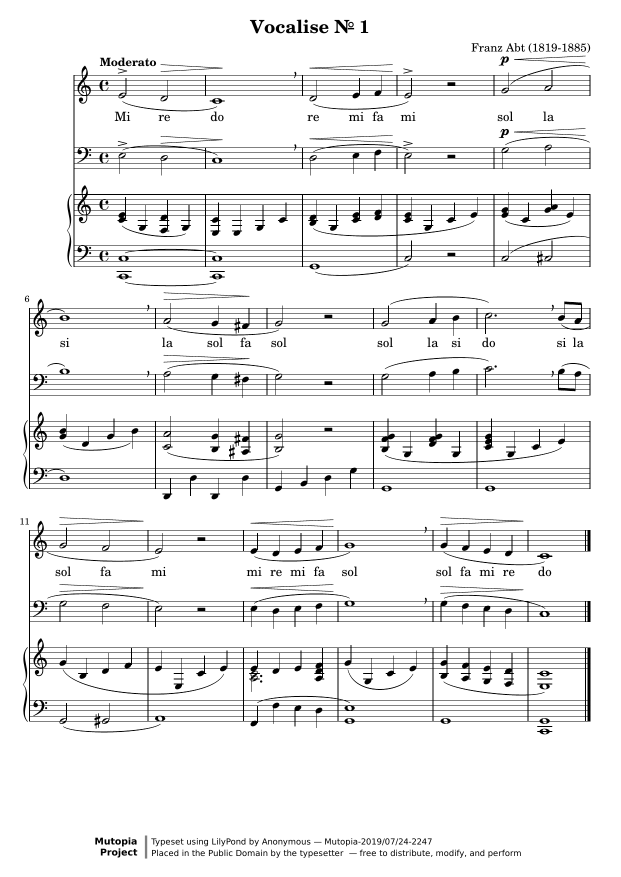
#> input picture corpus/originals/simple/Vocalise1-a4-1.png, 1241 x 1754 px (shown at 1/2 size)
$ python -i timesig_extractor.py   (imports and definitions only)
#> lines starting #> are read from the running program, lines starting #| are printed output that depends on the picture; after the words box and inside, x2 and y2 are one past the last pixel; in counts of white or black regions, pixels touching at a corner belong together
"""Time signature pre-extraction using quick-crop approach.

This module implements Approach A from the research report:
1. Pre-extract time signature region using hardcoded crop percentages (optimized for Verovio-rendered fixtures)
2. OCR the stacked numerals using pytesseract with custom digit templates
3. Return detected time signature with confidence score

The quick-crop approach uses fixed percentage coordinates relative to image dimensions:
- Time signature typically appears in first 20% width, 10-35% height range
- Works reliably for Verovio-rendered test fixtures
- Lower risk than AI detection, faster than complex layout analysis
"""

import re
import base64
from pathlib import Path
from typing import Optional, Tuple, NamedTuple

import cv2
import numpy as np
from PIL import Image

# Optional pytesseract import (graceful degradation)
try:
    import pytesseract
    HAS_PYTESSERACT = True
except ImportError:
    HAS_PYTESSERACT = False


# ---------------------------------------------------------------------------
# Quick-crop region for Verovio-rendered fixtures
# These percentages are tuned for Verovio's default rendering style
# (staff spacing, time sig placement)
# ---------------------------------------------------------------------------
TIME_SIG_REGION = {
    "x_start": 0.15,   # 15% from left edge
    "x_end": 0.25,     # 25% from left edge
    "y_start": 0.10,   # 10% from top edge
    "y_end": 0.35,     # 35% from top edge
}


# Tesseract configuration for digit recognition
TESSERACT_CONFIG = r'--oem 3 --psm 10'  # LSTM engine, single character mode


# Time signature pattern matching
TIME_SIG_PATTERN = re.compile(r'^(\d+)\s*/\s*(\d+)$')


class TimeSignatureResult(NamedTuple):
    """Result of time signature extraction."""
    beats: Optional[int]
    beat_type: Optional[int]
    confidence: float
    method: str  # 'ocr', 'template_match', 'fallback'
    raw_text: str


def extract_time_signature(
    image_path: str,
    use_preextract: bool = True,
    min_confidence: float = 0.6,
) -> Optional[TimeSignatureResult]:
    """Extract time signature from sheet music image using quick-crop approach.

    Args:
        image_path: Path to sheet music image (PNG, JPG)
        use_preextract: If False, returns None immediately (skip pre-extraction)
        min_confidence: Minimum confidence to accept detection (0.0-1.0)

    Returns:
        TimeSignatureResult if detected with sufficient confidence, None otherwise
    """
#> called with use_preextract = True, min_confidence = 0.6
    if not use_preextract:
        return None

    if not HAS_PYTESSERACT:
        # OCR unavailable, skip pre-extraction gracefully
        print("  [Pre-extraction] Warning: pytesseract not installed, skipping time signature pre-extraction")
        return None

    img_path = Path(image_path)
    if not img_path.exists():
        raise FileNotFoundError(f"Image not found: {image_path}")

    # Load image
    img = cv2.imread(str(img_path))
#> img is the input picture: shape (1754, 1241, 3); min 0, max 255, mean 238.3
    if img is None:
        raise ValueError(f"Failed to load image: {image_path}")

    height, width = img.shape[:2]
#> height = 1754; width = 1241

    # Calculate crop coordinates based on percentages
    x1 = int(width * TIME_SIG_REGION["x_start"])
#> x1 = 186
    x2 = int(width * TIME_SIG_REGION["x_end"])
#> x2 = 310
    y1 = int(height * TIME_SIG_REGION["y_start"])
#> y1 = 175
    y2 = int(height * TIME_SIG_REGION["y_end"])
#> y2 = 613

    # Crop time signature region
    cropped = img[y1:y2, x1:x2]
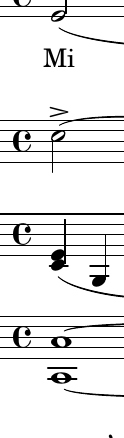
#> cropped: shape (438, 124, 3); min 0, max 255, mean 233.9

    # Preprocess for OCR
    processed = _preprocess_for_ocr(cropped)

    # Try OCR first
    ocr_result = _ocr_time_signature(processed)
    if ocr_result and ocr_result.confidence >= min_confidence:
        return ocr_result

    # Fallback: template matching for common time signatures
    template_result = _template_match_time_signature(cropped, img)
    if template_result and template_result.confidence >= min_confidence:
        return template_result

    return None


def _preprocess_for_ocr(image: np.ndarray) -> np.ndarray:
    """Preprocess cropped region for digit OCR.

    Steps:
    1. Convert to grayscale
    2. Threshold to binary (black notes on white background)
    3. Invert (white text on black background for tesseract)
    4. Resize to improve recognition
    """
    gray = cv2.cvtColor(image, cv2.COLOR_BGR2GRAY)

    # Adaptive thresholding for robust binarization
    binary = cv2.adaptiveThreshold(
        gray,
        255,
        cv2.ADAPTIVE_THRESH_GAUSSIAN_C,
        cv2.THRESH_BINARY_INV,
        11,
        2
    )
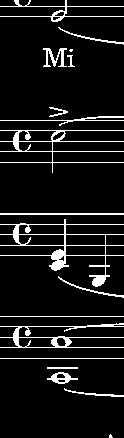
#> binary: shape (438, 124); 8.6% white in thin lines or dots

    # Upscale for better OCR
    scale_factor = 2
    upscaled = cv2.resize(
        binary,
        None,
        fx=scale_factor,
        fy=scale_factor,
        interpolation=cv2.INTER_CUBIC
    )
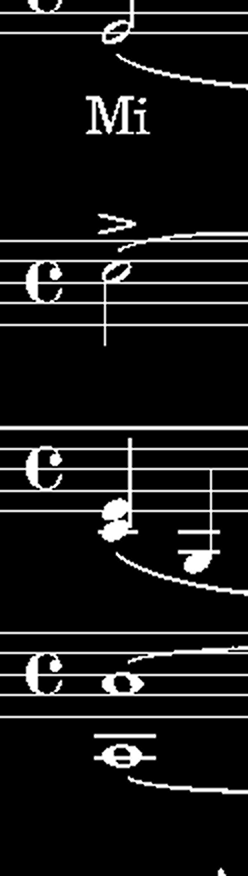
#> upscaled: shape (876, 248); min 0, max 255, mean 23.2

    # Add white border (tesseract likes padding)
    padded = cv2.copyMakeBorder(
        upscaled,
        20, 20, 20, 20,
        cv2.BORDER_CONSTANT,
        value=255
    )
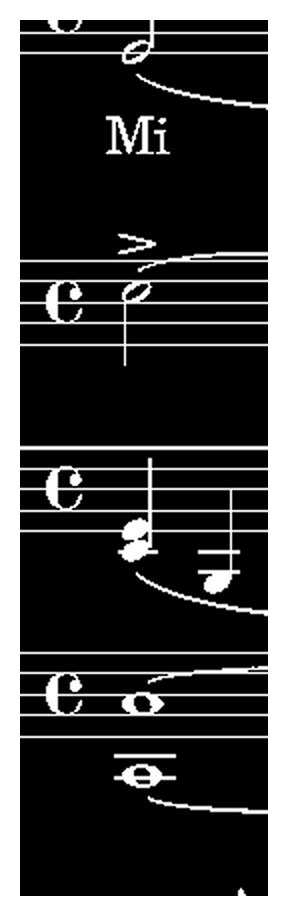
#> padded: shape (916, 288); min 0, max 255, mean 64.1

    return padded


def _ocr_time_signature(image: np.ndarray) -> Optional[TimeSignatureResult]:
    """Use Tesseract OCR to read time signature numerals.

    Returns TimeSignatureResult if valid pattern found, None otherwise.
    """
    if not HAS_PYTESSERACT:
        return None

    # Configure tesseract for digit-only recognition
    config = '--psm 7 --oem 3 -c tessedit_char_whitelist=0123456789/'

#> (the run stopped early here; a loop or call above may not have finished)

$ run again, on corpus/originals/simple/bluemtns-a4-1.png
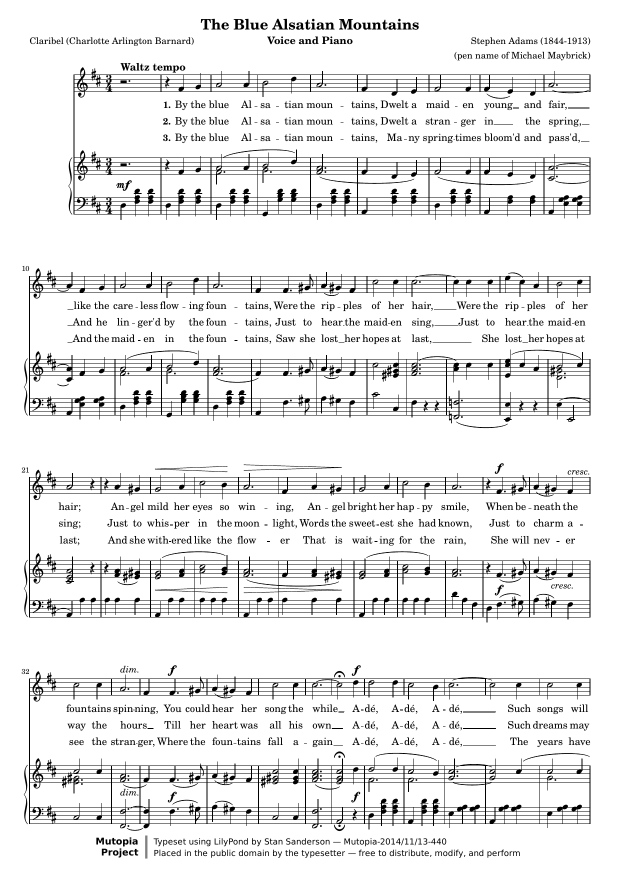
#> input picture corpus/originals/simple/bluemtns-a4-1.png, 1241 x 1754 px (shown at 1/2 size)
#> in extract_time_signature, img is the input picture: shape (1754, 1241, 3); min 0, max 255, mean 233.5
#> in _preprocess_for_ocr, `binary = cv2.adaptiveThreshold( gray, 255, cv2.ADAPTIVE_THRESH_GAUSSIA..`:
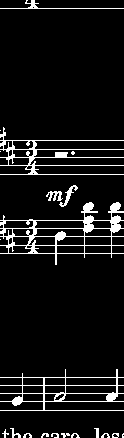
#> binary: shape (438, 124); 7.7% white in thin lines or dots
#> in _preprocess_for_ocr, `padded = cv2.copyMakeBorder( upscaled, 20, 20, 20, 20, cv2.BORDER_CONS..`:
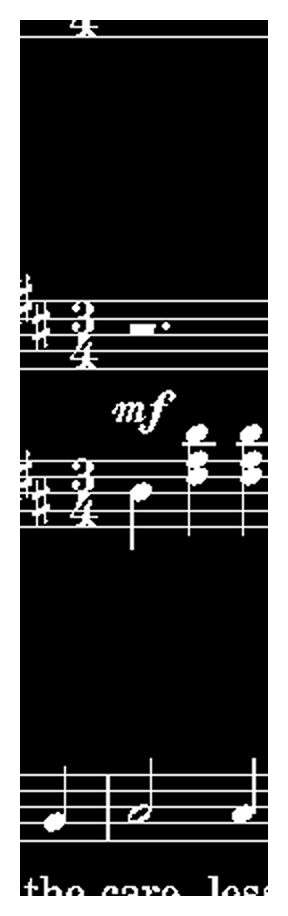
#> padded: shape (916, 288); min 0, max 255, mean 62.2

$ run again, on corpus/originals/simple/giselle-a4-1.png
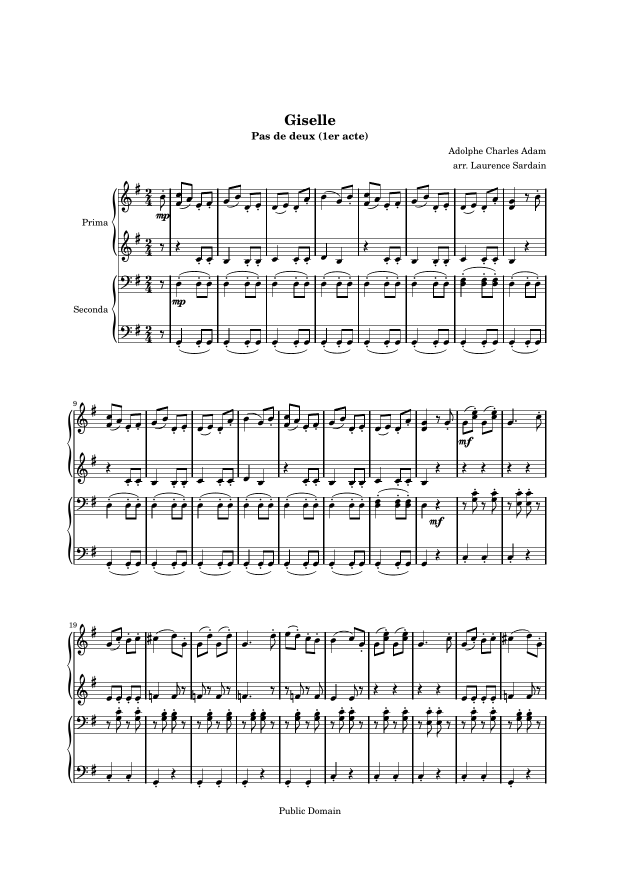
#> input picture corpus/originals/simple/giselle-a4-1.png, 1241 x 1754 px (shown at 1/2 size)
#> in extract_time_signature, img is the input picture: shape (1754, 1241, 3); min 0, max 255, mean 238.9
#> in _preprocess_for_ocr, `binary = cv2.adaptiveThreshold( gray, 255, cv2.ADAPTIVE_THRESH_GAUSSIA..`:
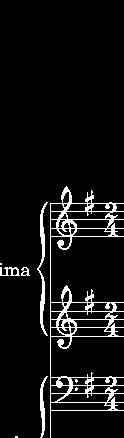
#> binary: shape (438, 124); 7.1% white in thin lines or dots, all inside (x1, y1, x2, y2) = (0, 186, 124, 438)
#> in _preprocess_for_ocr, `padded = cv2.copyMakeBorder( upscaled, 20, 20, 20, 20, cv2.BORDER_CONS..`:
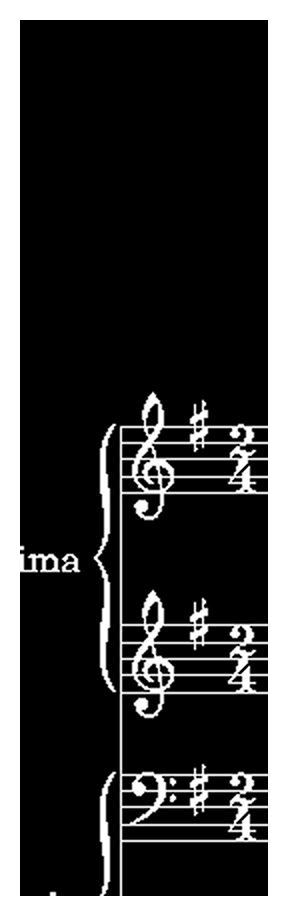
#> padded: shape (916, 288); min 0, max 255, mean 60.4
